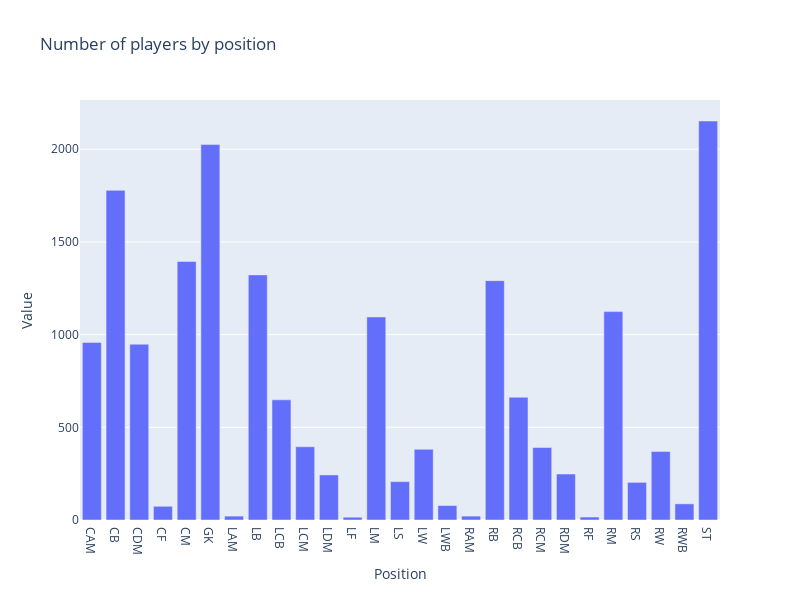

The code cell stored with this chart in its notebook:
### Code cell
plot_bar_plot(
    df, 
    'Position', 
    'Value', 
    'v', 
    'Number of players by position'
)

### Figure 1 — Plotly figure (JSON) as saved in the notebook; plotly's stock layout.template omitted (floating-point values rounded to 4 significant figures)
{"data": [{"alignmentgroup": "True", "hovertemplate": "Position=%{x}<br>Value=%{y}<extra></extra>", "legendgroup": "", "marker": {"color": "#636efa"}, "name": "", "offsetgroup": "", "orientation": "v", "showlegend": false, "textposition": "auto", "type": "bar", "x": ["CAM", "CB", "CDM", "CF", "CM", "GK", "LAM", "LB", "LCB", "LCM", "LDM", "LF", "LM", "LS", "LW", "LWB", "RAM", "RB", "RCB", "RCM", "RDM", "RF", "RM", "RS", "RW", "RWB", "ST"], "xaxis": "x", "y": [958, 1778, 948, 74, 1394, 2025, 21, 1322, 648, 395, 243, 15, 1095, 207, 381, 78, 21, 1291, 662, 391, 248, 16, 1124, 203, 370, 87, 2152], "yaxis": "y"}], "layout": {"barmode": "relative", "height": 600, "legend": {"tracegroupgap": 0}, "title": {"text": "Number of players by position"}, "width": 800, "xaxis": {"anchor": "y", "domain": [0, 1], "title": {"text": "Position"}}, "yaxis": {"anchor": "x", "domain": [0, 1], "title": {"text": "Value"}}}}
